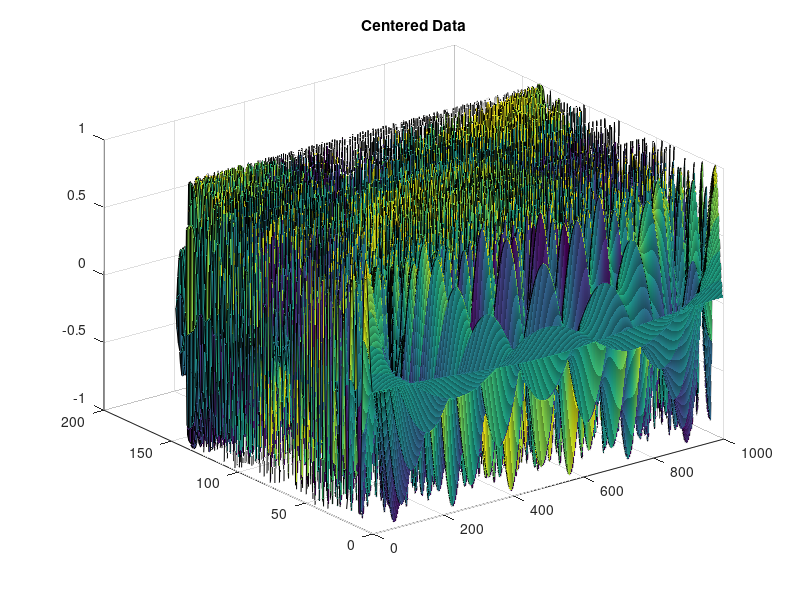

Reproduce this figure in MATLAB. (Note: this script raises an error after producing the figure.)
clear;
maxi = 147;
maxj = 1000;

data = zeros(maxi,maxj);
for i = 1:maxi
for j = 1:maxj
data(i,j) = sin(2*pi*(mod(i,14)*i/maxi))*cos(2*pi*i*j/maxj) + cos(2*pi*8*i/maxi);
end
end

meansurf = repmat(mean(data,2),1,maxj);
%% CENTER THE DATA for all values x
data = data - meansurf;
surf(data)
title("Centered Data")
%% THE MATLAB  PCA routine
%[COEFF, SCORE, LATENT, TSQUARED, EXPLAINED] = pca(X,eig)
[COEFF, SCORE, LATENT, TSQUARED, EXPLAINED] = pca(data','Algorithm','eig','Centered','off','Economy','off');


%% rows of X are observations
%% columsn of X are variables so X is data'
%% Each column of COEFF contains coefficients for one principal
%%    component. The columns are in descending order in terms of component
%%    variance (LATENT)
%%% score is representation of X in principal component space
%%%      the centered data is reconstructed by SCORE*COEFF'
%% LATENT are the eigenvalues of covariance matrix
%%% COEFF is maxi x maxi 
%%% SCORE is maxj x maxi
%%% LATENT is maxi x 1
%%% Explained is maxi x 1

%%% DOING ALL OF THIS MANUALLY
%%%
covA = cov(data'); %% RTFM this removes the mean value in both dimensions
[evecs,evals] =eig(covA,'vector'); %% put evals in a vector
%% columns of evecs are the principal components same as COEFF but flipped LR
%%      COEFF(1:10,1) = evecs(1:10,end) .. last evec corresponds largest eval
%% evals are smallest to largest, LATENT is largest to smallest
%%    so  LATENT and flip(evals) are the same

%% demonstrate that evecs and COEFF are same 
%%surf(abs(evecs'*fliplr(COEFF)))

figure(2)
plot(mean(data,2));
title("mean")

figure(3)
plot(evals)
title("evals")
figure(4)
toppercent = cumsum(flip(evals)/sum(evals));
plot(toppercent,'o')
enumcnt = sum(toppercent<.33);
title("eval contrib")

figure(6)
contour(evecs'*evecs)  
%%% columns of evecs are the PCs 
%%   they should be orthonormal 
%% above plot says they are order from small to large (had to flip)
title("orthoc of evecs")

% figure(5)
% plot(1:maxi,evecs(:,end),1:maxi,evecs(:,end-1))

figure(7)
%% coeffs here are same as PCA's score.. they are not COEFF
coeffs = data'*evecs; %% 1000x147 (time x pca)
subplot(1,3,1)
surf(coeffs)
title("Coeffs")
subplot(1,3,2)
surf(fliplr(SCORE))
title("PCA Score");
%% now filter out the coeffs before the recon
filtercoeff = coeffs;
%%enumcnt = 50;
filtercoeff(:,1:end-enumcnt) = zeros(maxj,maxi-enumcnt);
subplot(1,3,3)
surf(filtercoeff);
title("Filtered Coeffs")


figure(10)
subplot(1,3,1)
surf(fliplr(evecs*coeffs'));
title("My Full Recon of Centered")
subplot(1,3,2)
surf(SCORE*COEFF')
title("Matlab Full Recon of Centered")
subplot(1,3,3)
projection = evecs*filtercoeff';
surf(fliplr(projection));
title("Filtered Recon of Centered") 


figure(11)
subplot(1,3,1)
surf(data + meansurf);
title("Raw Data")
subplot(1,3,2)
surf(projection + meansurf)
title("Filtered Recon")
subplot(1,3,3)
surf(projection- data)
title("Residual")


figure(12)
subplot(1,2,1)
plot(mean(data,2))
title("Mean of Raw Data")
subplot(1,2,2)
plot(mean(projection,2))
title("Mean of Filtered")

